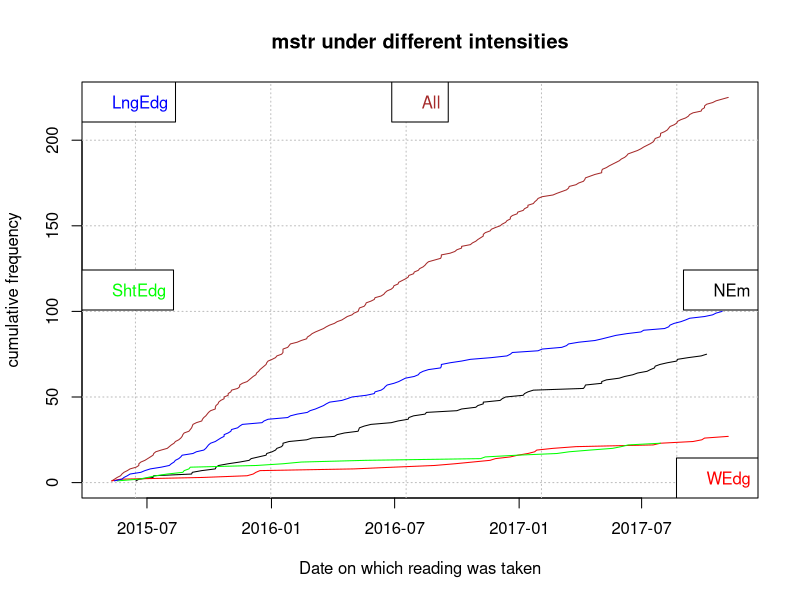

Generate this figure with R:
# Author: Zaeem Yousaf
# Data taken: By himself
# Date: 21-10-2016
#-----------------------------
# this program generates graph after analysis of data0
# cumulative freq of intensity over period of time
#-----------------------------
# read data  and store into mstrData
mstrData=read.table(file="data0.txt",sep='\t',comment.char='#',
header=TRUE)
#-----------------------------
# format date and store into Dates
Dates=as.Date(mstrData$date,"%d/%m/%Y")	# date header name
#-----------------------------
# make list of dates of different intensity
# store intensity 0 Dates into dates0 and so on
# there are only four intensity levels 0..3
dates0=NULL
dates1=NULL
dates2=NULL
dates3=NULL
#----------
# make list of intensities and store into Ints
Ints=mstrData$intensity		# intensity is header name
#----------
loops=length(Dates)		# loops = number of entries
for(i in 1:loops){
	pIntensity=Ints[i]	# holds intensity on particular date
	pDate=as.character(Dates[i])	# particular corresponding date
	switch(pIntensity==0,(dates0[length(dates0)+1]=pDate))
	switch(pIntensity==1,(dates1[length(dates1)+1]=pDate))
	switch(pIntensity==2,(dates2[length(dates2)+1]=pDate))
	switch(pIntensity==3,(dates3[length(dates3)+1]=pDate))
}
# print(dates0)
# date0..3 are assigned their particular dates
#-----------------------------
# Empty plot with wise ranges
# Dates are on X-axis
# cumulative frequency is on Y-axis
# X-range minOfDates-7Day ... maxOfDates+7Day for good visibility purpose
# y-range 0 .. maxOfCumulative
daysList=c(length(dates0),length(dates1),length(dates2),length(dates3),length(Dates))
highFreq=max(daysList)
#---------
yinc=1
totalTics=highFreq/yinc+1
totalDays=as.integer((as.Date(max(Dates))+7)-(as.Date(min(Dates))-7))
xinc=totalDays/(totalTics-1)
#---------
# plotting
#------------ custom name
pdf(file="mstr.pdf")
plot(seq(as.Date(min(Dates))-7,as.Date(max(Dates))+7,xinc),seq(0,highFreq,yinc),type='n',
xlab="Date on which reading was taken",
ylab="cumulative frequency",main="mstr under different intensities")
#---------
# drawing grid
grid(col='grey')
#---------
lines(as.Date(Dates),1:length(Dates),col="brown")
legend("top","All", text.col='brown');
lines(as.Date(dates0),1:length(dates0),col='black')
legend("right","NEm",text.col='black')	# NEmission
lines(as.Date(dates1),1:length(dates1),col='red')
legend("bottomright","WEdg",text.col='red')	# Without Edging
lines(as.Date(dates2),1:length(dates2),col='green')
legend("left","ShtEdg",text.col='green')	# Short Edging
lines(as.Date(dates3),1:length(dates3),col='blue')
legend("topleft","LngEdg",text.col='blue')	# Long Edging
dev.off()	# closing pdf to save
#barplot(table(diff(dates0)))
# print(dates0)
#barplot(table(diff(as.Date(dates3))))
